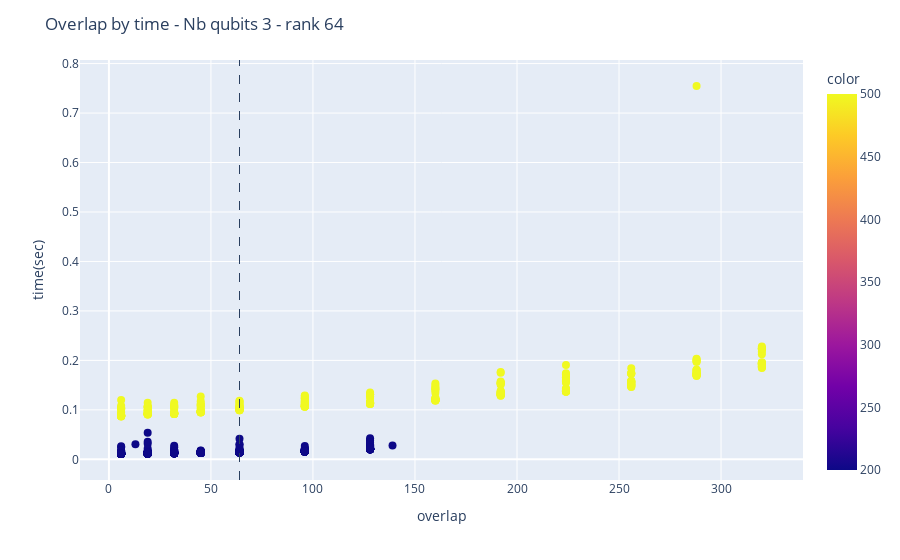

Here is the notebook cell this chart was saved with:
### Markdown cell above
### U vs time to solution
- Make multiplots with same number of qubits and differents matrix size (200/500)

### Code cell
nb_qubit = 3

list_over = tele_file["overlap"].tolist()
list_time_cmpl = tele_file["time_cmpl"].tolist()
list_np = tele_file["NP"].tolist()
list_rank = tele_file["rank"].tolist()
list_nb_qubits = tele_file["nb_qubits"].tolist()

rank = min(list_rank)

print("Size of dataframe : ", len(list_over))

fig = px.scatter(x=list_over, y=list_time_cmpl, color=list_np)

fig.update_traces(marker=dict(size=8))

fig.update_layout(title_text='Overlap by time - Nb qubits ' + str(nb_qubit) + 
                  ' - rank ' + str(rank), xaxis_title="overlap", yaxis_title="time(sec)")
fig.add_vline(x=rank, fillcolor="green", line_width=1, line_dash="dash")

interac_o_static(fig)

### Figure 1 — Plotly figure (JSON) as saved in the notebook; plotly's stock layout.template omitted (floating-point values rounded to 4 significant figures; data arrays with more than 128 entries replaced by an {"elided": "..."} marker saying what was removed)
{"data": [{"hovertemplate": "x=%{x}<br>y=%{y}<br>color=%{marker.color}<extra></extra>", "legendgroup": "", "marker": {"color": {"elided": "781 int values"}, "coloraxis": "coloraxis", "size": 8, "symbol": "circle"}, "mode": "markers", "name": "", "orientation": "v", "showlegend": false, "type": "scatter", "x": {"elided": "781 int values"}, "xaxis": "x", "y": {"elided": "781 float values"}, "yaxis": "y"}], "layout": {"coloraxis": {"colorbar": {"title": {"text": "color"}}, "colorscale": [[0, "#0d0887"], [0.1111, "#46039f"], [0.2222, "#7201a8"], [0.3333, "#9c179e"], [0.4444, "#bd3786"], [0.5556, "#d8576b"], [0.6667, "#ed7953"], [0.7778, "#fb9f3a"], [0.8889, "#fdca26"], [1, "#f0f921"]]}, "legend": {"tracegroupgap": 0}, "margin": {"t": 60}, "shapes": [{"fillcolor": "green", "line": {"dash": "dash", "width": 1}, "type": "line", "x0": 64, "x1": 64, "xref": "x", "y0": 0, "y1": 1, "yref": "y domain"}], "title": {"text": "Overlap by time - Nb qubits 3 - rank 64"}, "xaxis": {"anchor": "y", "domain": [0, 1], "title": {"text": "overlap"}}, "yaxis": {"anchor": "x", "domain": [0, 1], "title": {"text": "time(sec)"}}}}
